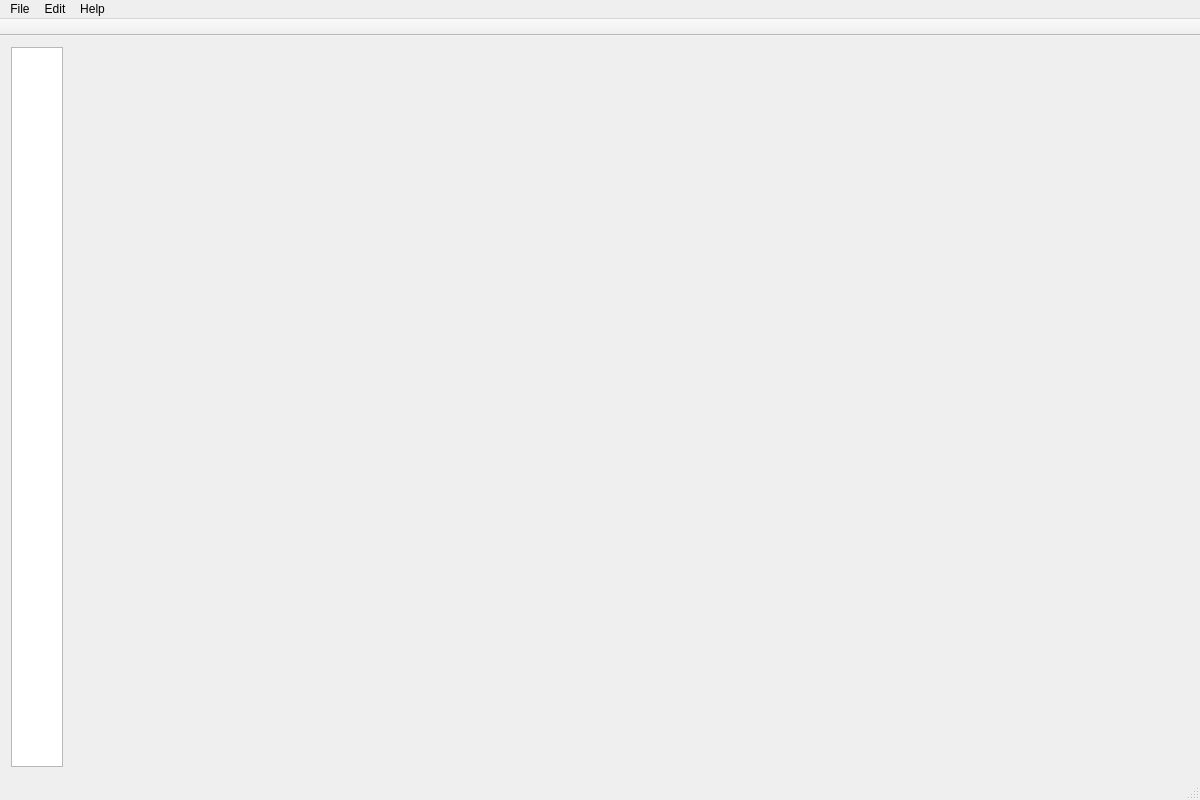
<?xml version="1.0" encoding="UTF-8"?>
<ui version="4.0">
 <class>MainWindow</class>
 <widget class="QMainWindow" name="MainWindow">
  <property name="geometry">
   <rect>
    <x>0</x>
    <y>0</y>
    <width>1200</width>
    <height>800</height>
   </rect>
  </property>
  <property name="windowTitle">
   <string>OneProxy</string>
  </property>
  <widget class="QWidget" name="centralWidget">
   <layout class="QHBoxLayout" name="horizontalLayout">
    <item>
     <widget class="QListWidget" name="sideBar">
      <property name="sizePolicy">
       <sizepolicy hsizetype="Preferred" vsizetype="Expanding">
        <horstretch>0</horstretch>
        <verstretch>0</verstretch>
       </sizepolicy>
      </property>
      <property name="minimumSize">
       <size>
        <width>52</width>
        <height>0</height>
       </size>
      </property>
      <property name="maximumSize">
       <size>
        <width>52</width>
        <height>16777215</height>
       </size>
      </property>
     </widget>
    </item>
    <item>
     <widget class="QStackedWidget" name="stackedWidget">
      <widget class="QWidget" name="page"/>
      <widget class="QWidget" name="page_2"/>
     </widget>
    </item>
   </layout>
  </widget>
  <widget class="QMenuBar" name="menuBar">
   <property name="geometry">
    <rect>
     <x>0</x>
     <y>0</y>
     <width>1200</width>
     <height>27</height>
    </rect>
   </property>
   <widget class="QMenu" name="menuFile">
    <property name="title">
     <string>File</string>
    </property>
   </widget>
   <widget class="QMenu" name="menuEdit">
    <property name="title">
     <string>Edit</string>
    </property>
   </widget>
   <widget class="QMenu" name="menuHelp">
    <property name="title">
     <string>Help</string>
    </property>
   </widget>
   <addaction name="menuFile"/>
   <addaction name="menuEdit"/>
   <addaction name="menuHelp"/>
  </widget>
  <widget class="QToolBar" name="toolBar">
   <property name="movable">
    <bool>false</bool>
   </property>
   <attribute name="toolBarArea">
    <enum>TopToolBarArea</enum>
   </attribute>
   <attribute name="toolBarBreak">
    <bool>false</bool>
   </attribute>
  </widget>
  <widget class="QStatusBar" name="statusBar"/>
 </widget>
 <layoutdefault spacing="6" margin="11"/>
 <resources/>
 <connections/>
</ui>
